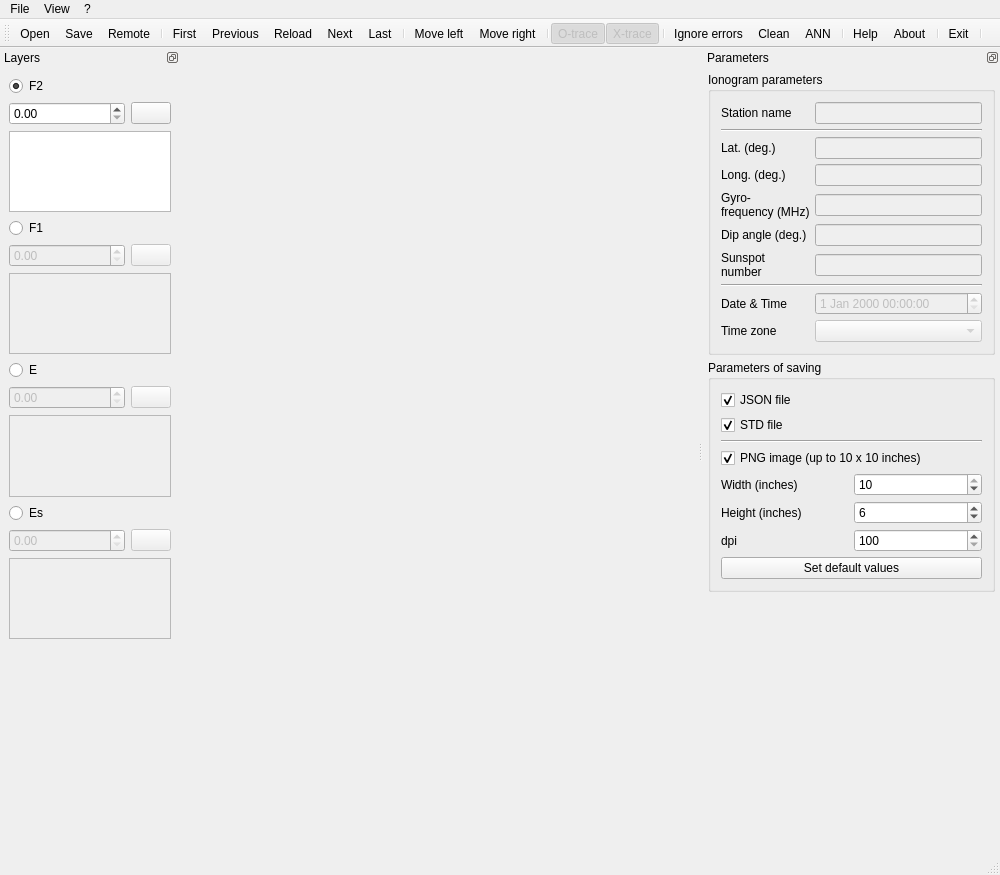
<?xml version="1.0" encoding="UTF-8"?>
<ui version="4.0">
 <class>mainWindow</class>
 <widget class="QMainWindow" name="mainWindow">
  <property name="windowModality">
   <enum>Qt::WindowModality::NonModal</enum>
  </property>
  <property name="enabled">
   <bool>true</bool>
  </property>
  <property name="geometry">
   <rect>
    <x>0</x>
    <y>0</y>
    <width>1000</width>
    <height>875</height>
   </rect>
  </property>
  <property name="minimumSize">
   <size>
    <width>0</width>
    <height>0</height>
   </size>
  </property>
  <property name="maximumSize">
   <size>
    <width>16777215</width>
    <height>16777215</height>
   </size>
  </property>
  <property name="sizeIncrement">
   <size>
    <width>0</width>
    <height>0</height>
   </size>
  </property>
  <property name="windowTitle">
   <string>IonogramViewer2</string>
  </property>
  <widget class="QWidget" name="centralwidget">
   <layout class="QGridLayout" name="gridLayout_2">
    <item row="0" column="0">
     <layout class="QHBoxLayout" name="horizontalLayout">
      <property name="leftMargin">
       <number>5</number>
      </property>
      <property name="topMargin">
       <number>5</number>
      </property>
      <property name="rightMargin">
       <number>5</number>
      </property>
      <property name="bottomMargin">
       <number>5</number>
      </property>
     </layout>
    </item>
   </layout>
  </widget>
  <widget class="QMenuBar" name="menubar">
   <property name="geometry">
    <rect>
     <x>0</x>
     <y>0</y>
     <width>1000</width>
     <height>33</height>
    </rect>
   </property>
   <widget class="QMenu" name="menu_File">
    <property name="title">
     <string>File</string>
    </property>
    <addaction name="actionOpen"/>
    <addaction name="actionSave"/>
    <addaction name="actionClose"/>
    <addaction name="separator"/>
    <addaction name="actionExit"/>
   </widget>
   <widget class="QMenu" name="menu">
    <property name="title">
     <string>?</string>
    </property>
    <addaction name="actionHelp"/>
    <addaction name="actionAbout"/>
   </widget>
   <widget class="QMenu" name="menuView">
    <property name="title">
     <string>View</string>
    </property>
    <addaction name="actionChangeLayer"/>
   </widget>
   <addaction name="menu_File"/>
   <addaction name="menuView"/>
   <addaction name="menu"/>
  </widget>
  <widget class="QStatusBar" name="statusbar"/>
  <widget class="QDockWidget" name="dockWidget">
   <property name="minimumSize">
    <size>
     <width>180</width>
     <height>600</height>
    </size>
   </property>
   <property name="maximumSize">
    <size>
     <width>180</width>
     <height>600</height>
    </size>
   </property>
   <property name="features">
    <set>QDockWidget::DockWidgetFeature::DockWidgetFloatable|QDockWidget::DockWidgetFeature::DockWidgetMovable</set>
   </property>
   <property name="allowedAreas">
    <set>Qt::DockWidgetArea::LeftDockWidgetArea</set>
   </property>
   <property name="windowTitle">
    <string>Layers</string>
   </property>
   <attribute name="dockWidgetArea">
    <number>1</number>
   </attribute>
   <widget class="QWidget" name="dockWidgetContents">
    <layout class="QGridLayout" name="gridLayout_7">
     <item row="0" column="0">
      <layout class="QGridLayout" name="gridLayout_6">
       <item row="3" column="0" colspan="2">
        <widget class="QRadioButton" name="radioButtonF1">
         <property name="toolTip">
          <string notr="true">The F1 trace data group</string>
         </property>
         <property name="text">
          <string notr="true">F1</string>
         </property>
        </widget>
       </item>
       <item row="1" column="0">
        <widget class="QDoubleSpinBox" name="doubleSpinBoxF2">
         <property name="toolTip">
          <string>foF2</string>
         </property>
         <property name="singleStep">
          <double>0.010000000000000</double>
         </property>
        </widget>
       </item>
       <item row="5" column="0" colspan="2">
        <widget class="QListWidget" name="listWidgetF1">
         <property name="enabled">
          <bool>false</bool>
         </property>
         <property name="toolTip">
          <string notr="true">The trace points (f in MHz, h' in km)
(Left-click)</string>
         </property>
         <property name="sortingEnabled">
          <bool>true</bool>
         </property>
        </widget>
       </item>
       <item row="0" column="0" colspan="2">
        <widget class="QRadioButton" name="radioButtonF2">
         <property name="toolTip">
          <string notr="true">The F2 trace data group</string>
         </property>
         <property name="text">
          <string notr="true">F2</string>
         </property>
         <property name="checked">
          <bool>true</bool>
         </property>
        </widget>
       </item>
       <item row="9" column="0" colspan="2">
        <widget class="QRadioButton" name="radioButtonEs">
         <property name="text">
          <string>Es</string>
         </property>
        </widget>
       </item>
       <item row="4" column="1">
        <widget class="QPushButton" name="buttonClearF1">
         <property name="enabled">
          <bool>false</bool>
         </property>
         <property name="sizePolicy">
          <sizepolicy hsizetype="Fixed" vsizetype="Fixed">
           <horstretch>0</horstretch>
           <verstretch>0</verstretch>
          </sizepolicy>
         </property>
         <property name="text">
          <string notr="true"/>
         </property>
         <property name="icon">
          <iconset>
           <normaloff>images/icons8-close-16.png</normaloff>images/icons8-close-16.png</iconset>
         </property>
         <property name="iconSize">
          <size>
           <width>16</width>
           <height>16</height>
          </size>
         </property>
        </widget>
       </item>
       <item row="8" column="0" colspan="2">
        <widget class="QListWidget" name="listWidgetE">
         <property name="enabled">
          <bool>false</bool>
         </property>
         <property name="toolTip">
          <string notr="true">The trace points (f in MHz, h' in km)
(Left-click)</string>
         </property>
         <property name="sortingEnabled">
          <bool>true</bool>
         </property>
        </widget>
       </item>
       <item row="7" column="1">
        <widget class="QPushButton" name="buttonClearE">
         <property name="enabled">
          <bool>false</bool>
         </property>
         <property name="text">
          <string/>
         </property>
         <property name="icon">
          <iconset>
           <normaloff>images/icons8-close-16.png</normaloff>images/icons8-close-16.png</iconset>
         </property>
         <property name="iconSize">
          <size>
           <width>16</width>
           <height>16</height>
          </size>
         </property>
        </widget>
       </item>
       <item row="10" column="1">
        <widget class="QPushButton" name="buttonClearEs">
         <property name="enabled">
          <bool>false</bool>
         </property>
         <property name="text">
          <string/>
         </property>
         <property name="icon">
          <iconset>
           <normaloff>images/icons8-close-16.png</normaloff>images/icons8-close-16.png</iconset>
         </property>
        </widget>
       </item>
       <item row="4" column="0">
        <widget class="QDoubleSpinBox" name="doubleSpinBoxF1">
         <property name="enabled">
          <bool>false</bool>
         </property>
         <property name="toolTip">
          <string>foF1</string>
         </property>
         <property name="singleStep">
          <double>0.010000000000000</double>
         </property>
        </widget>
       </item>
       <item row="1" column="1">
        <widget class="QPushButton" name="buttonClearF2">
         <property name="text">
          <string notr="true"/>
         </property>
         <property name="icon">
          <iconset>
           <normaloff>images/icons8-close-16.png</normaloff>images/icons8-close-16.png</iconset>
         </property>
         <property name="iconSize">
          <size>
           <width>16</width>
           <height>16</height>
          </size>
         </property>
         <property name="autoDefault">
          <bool>false</bool>
         </property>
         <property name="default">
          <bool>false</bool>
         </property>
         <property name="flat">
          <bool>false</bool>
         </property>
        </widget>
       </item>
       <item row="6" column="0" colspan="2">
        <widget class="QRadioButton" name="radioButtonE">
         <property name="toolTip">
          <string notr="true">The E trace data group</string>
         </property>
         <property name="text">
          <string notr="true">E</string>
         </property>
         <property name="checked">
          <bool>false</bool>
         </property>
        </widget>
       </item>
       <item row="7" column="0">
        <widget class="QDoubleSpinBox" name="doubleSpinBoxE">
         <property name="enabled">
          <bool>false</bool>
         </property>
         <property name="toolTip">
          <string>foE</string>
         </property>
         <property name="singleStep">
          <double>0.010000000000000</double>
         </property>
        </widget>
       </item>
       <item row="10" column="0">
        <widget class="QDoubleSpinBox" name="doubleSpinBoxEs">
         <property name="enabled">
          <bool>false</bool>
         </property>
         <property name="singleStep">
          <double>0.010000000000000</double>
         </property>
        </widget>
       </item>
       <item row="2" column="0" colspan="2">
        <widget class="QListWidget" name="listWidgetF2">
         <property name="enabled">
          <bool>true</bool>
         </property>
         <property name="toolTip">
          <string notr="true">The trace points (f in MHz, h' in km)
(Left-click)</string>
         </property>
         <property name="sortingEnabled">
          <bool>true</bool>
         </property>
        </widget>
       </item>
       <item row="11" column="0" colspan="2">
        <widget class="QListWidget" name="listWidgetEs">
         <property name="enabled">
          <bool>false</bool>
         </property>
         <property name="sizePolicy">
          <sizepolicy hsizetype="Expanding" vsizetype="Expanding">
           <horstretch>0</horstretch>
           <verstretch>0</verstretch>
          </sizepolicy>
         </property>
        </widget>
       </item>
      </layout>
     </item>
    </layout>
   </widget>
  </widget>
  <widget class="QToolBar" name="toolBar">
   <property name="enabled">
    <bool>true</bool>
   </property>
   <property name="windowTitle">
    <string>toolBar</string>
   </property>
   <attribute name="toolBarArea">
    <enum>TopToolBarArea</enum>
   </attribute>
   <attribute name="toolBarBreak">
    <bool>false</bool>
   </attribute>
   <addaction name="actionOpen"/>
   <addaction name="actionSave"/>
   <addaction name="actionRemote"/>
   <addaction name="separator"/>
   <addaction name="actionFirst"/>
   <addaction name="actionPrevious"/>
   <addaction name="actionReload"/>
   <addaction name="actionNext"/>
   <addaction name="actionLast"/>
   <addaction name="separator"/>
   <addaction name="actionMoveLeft"/>
   <addaction name="actionMoveRight"/>
   <addaction name="separator"/>
   <addaction name="actionO_trace"/>
   <addaction name="actionX_trace"/>
   <addaction name="separator"/>
   <addaction name="actionIgnore_errors"/>
   <addaction name="actionClean"/>
   <addaction name="action_ANN"/>
   <addaction name="separator"/>
   <addaction name="actionHelp"/>
   <addaction name="actionAbout"/>
   <addaction name="separator"/>
   <addaction name="actionExit"/>
   <addaction name="separator"/>
  </widget>
  <widget class="QDockWidget" name="dockWidget_2">
   <property name="sizePolicy">
    <sizepolicy hsizetype="Preferred" vsizetype="Fixed">
     <horstretch>0</horstretch>
     <verstretch>0</verstretch>
    </sizepolicy>
   </property>
   <property name="minimumSize">
    <size>
     <width>297</width>
     <height>633</height>
    </size>
   </property>
   <property name="maximumSize">
    <size>
     <width>300</width>
     <height>8000</height>
    </size>
   </property>
   <property name="toolTip">
    <string/>
   </property>
   <property name="floating">
    <bool>false</bool>
   </property>
   <property name="features">
    <set>QDockWidget::DockWidgetFeature::DockWidgetFloatable|QDockWidget::DockWidgetFeature::DockWidgetMovable</set>
   </property>
   <property name="allowedAreas">
    <set>Qt::DockWidgetArea::RightDockWidgetArea</set>
   </property>
   <property name="windowTitle">
    <string>Parameters</string>
   </property>
   <attribute name="dockWidgetArea">
    <number>2</number>
   </attribute>
   <widget class="QWidget" name="dockWidgetContents_2">
    <layout class="QGridLayout" name="gridLayout">
     <property name="sizeConstraint">
      <enum>QLayout::SizeConstraint::SetMinimumSize</enum>
     </property>
     <property name="leftMargin">
      <number>5</number>
     </property>
     <property name="topMargin">
      <number>5</number>
     </property>
     <property name="rightMargin">
      <number>5</number>
     </property>
     <property name="bottomMargin">
      <number>5</number>
     </property>
     <property name="spacing">
      <number>5</number>
     </property>
     <item row="2" column="0">
      <widget class="QGroupBox" name="groupBox_2">
       <property name="sizePolicy">
        <sizepolicy hsizetype="Minimum" vsizetype="Fixed">
         <horstretch>0</horstretch>
         <verstretch>0</verstretch>
        </sizepolicy>
       </property>
       <property name="layoutDirection">
        <enum>Qt::LayoutDirection::LeftToRight</enum>
       </property>
       <property name="title">
        <string>Parameters of saving</string>
       </property>
       <property name="alignment">
        <set>Qt::AlignmentFlag::AlignLeading|Qt::AlignmentFlag::AlignLeft|Qt::AlignmentFlag::AlignTop</set>
       </property>
       <property name="flat">
        <bool>false</bool>
       </property>
       <property name="checkable">
        <bool>false</bool>
       </property>
       <layout class="QVBoxLayout" name="verticalLayout_3">
        <property name="spacing">
         <number>5</number>
        </property>
        <property name="sizeConstraint">
         <enum>QLayout::SizeConstraint::SetDefaultConstraint</enum>
        </property>
        <property name="leftMargin">
         <number>5</number>
        </property>
        <property name="topMargin">
         <number>5</number>
        </property>
        <property name="rightMargin">
         <number>5</number>
        </property>
        <property name="bottomMargin">
         <number>5</number>
        </property>
        <item>
         <layout class="QGridLayout" name="gridLayout_4">
          <property name="sizeConstraint">
           <enum>QLayout::SizeConstraint::SetMinimumSize</enum>
          </property>
          <property name="leftMargin">
           <number>5</number>
          </property>
          <property name="topMargin">
           <number>5</number>
          </property>
          <property name="rightMargin">
           <number>5</number>
          </property>
          <property name="bottomMargin">
           <number>5</number>
          </property>
          <property name="spacing">
           <number>5</number>
          </property>
          <item row="4" column="1">
           <widget class="QSpinBox" name="pngWidthSpinBox">
            <property name="minimum">
             <number>5</number>
            </property>
            <property name="maximum">
             <number>10</number>
            </property>
            <property name="value">
             <number>10</number>
            </property>
           </widget>
          </item>
          <item row="7" column="0" colspan="2">
           <widget class="QPushButton" name="pngDefaultButton">
            <property name="text">
             <string>Set default values</string>
            </property>
           </widget>
          </item>
          <item row="3" column="0" colspan="2">
           <widget class="QCheckBox" name="pngCheckBox">
            <property name="text">
             <string>PNG image (up to 10 x 10 inches)</string>
            </property>
            <property name="checked">
             <bool>true</bool>
            </property>
           </widget>
          </item>
          <item row="6" column="0">
           <widget class="QLabel" name="label_7">
            <property name="text">
             <string>dpi</string>
            </property>
           </widget>
          </item>
          <item row="6" column="1">
           <widget class="QSpinBox" name="pngDpiSpinBox">
            <property name="minimum">
             <number>100</number>
            </property>
            <property name="maximum">
             <number>300</number>
            </property>
            <property name="singleStep">
             <number>50</number>
            </property>
           </widget>
          </item>
          <item row="1" column="0">
           <widget class="QCheckBox" name="stdCheckBox">
            <property name="text">
             <string>STD file</string>
            </property>
            <property name="checked">
             <bool>true</bool>
            </property>
           </widget>
          </item>
          <item row="5" column="0">
           <widget class="QLabel" name="label_6">
            <property name="text">
             <string>Height (inches)</string>
            </property>
           </widget>
          </item>
          <item row="5" column="1">
           <widget class="QSpinBox" name="pngHeightSpinBox">
            <property name="minimum">
             <number>5</number>
            </property>
            <property name="maximum">
             <number>10</number>
            </property>
            <property name="value">
             <number>6</number>
            </property>
           </widget>
          </item>
          <item row="2" column="0" colspan="2">
           <widget class="Line" name="line">
            <property name="orientation">
             <enum>Qt::Orientation::Horizontal</enum>
            </property>
           </widget>
          </item>
          <item row="4" column="0">
           <widget class="QLabel" name="label_5">
            <property name="text">
             <string>Width (inches)</string>
            </property>
           </widget>
          </item>
          <item row="0" column="0">
           <widget class="QCheckBox" name="jsonCheckBox">
            <property name="text">
             <string>JSON file</string>
            </property>
            <property name="checked">
             <bool>true</bool>
            </property>
           </widget>
          </item>
         </layout>
        </item>
       </layout>
      </widget>
     </item>
     <item row="0" column="0">
      <widget class="QGroupBox" name="groupBox">
       <property name="enabled">
        <bool>true</bool>
       </property>
       <property name="sizePolicy">
        <sizepolicy hsizetype="Minimum" vsizetype="Fixed">
         <horstretch>0</horstretch>
         <verstretch>0</verstretch>
        </sizepolicy>
       </property>
       <property name="minimumSize">
        <size>
         <width>0</width>
         <height>0</height>
        </size>
       </property>
       <property name="title">
        <string>Ionogram parameters</string>
       </property>
       <property name="alignment">
        <set>Qt::AlignmentFlag::AlignLeading|Qt::AlignmentFlag::AlignLeft|Qt::AlignmentFlag::AlignTop</set>
       </property>
       <layout class="QVBoxLayout" name="verticalLayout">
        <property name="spacing">
         <number>5</number>
        </property>
        <property name="sizeConstraint">
         <enum>QLayout::SizeConstraint::SetDefaultConstraint</enum>
        </property>
        <property name="leftMargin">
         <number>5</number>
        </property>
        <property name="topMargin">
         <number>5</number>
        </property>
        <property name="rightMargin">
         <number>5</number>
        </property>
        <property name="bottomMargin">
         <number>5</number>
        </property>
        <item>
         <layout class="QGridLayout" name="gridLayout_5">
          <property name="leftMargin">
           <number>5</number>
          </property>
          <property name="topMargin">
           <number>5</number>
          </property>
          <property name="rightMargin">
           <number>5</number>
          </property>
          <property name="bottomMargin">
           <number>5</number>
          </property>
          <property name="spacing">
           <number>5</number>
          </property>
          <item row="9" column="0">
           <widget class="QLabel" name="label_4">
            <property name="text">
             <string>Time zone</string>
            </property>
           </widget>
          </item>
          <item row="6" column="0">
           <widget class="QLabel" name="sunspotNumberLabel">
            <property name="text">
             <string>Sunspot 
number</string>
            </property>
           </widget>
          </item>
          <item row="2" column="1">
           <widget class="QLineEdit" name="latLineEdit">
            <property name="enabled">
             <bool>false</bool>
            </property>
           </widget>
          </item>
          <item row="5" column="0">
           <widget class="QLabel" name="label_8">
            <property name="text">
             <string>Dip angle (deg.)</string>
            </property>
           </widget>
          </item>
          <item row="8" column="1">
           <widget class="QDateTimeEdit" name="dateTimeEdit">
            <property name="enabled">
             <bool>false</bool>
            </property>
           </widget>
          </item>
          <item row="0" column="1">
           <widget class="QLineEdit" name="stationNameEdit">
            <property name="enabled">
             <bool>false</bool>
            </property>
           </widget>
          </item>
          <item row="3" column="0">
           <widget class="QLabel" name="longDegLabel">
            <property name="text">
             <string>Long. (deg.)</string>
            </property>
           </widget>
          </item>
          <item row="1" column="0" colspan="2">
           <widget class="Line" name="line_4">
            <property name="orientation">
             <enum>Qt::Orientation::Horizontal</enum>
            </property>
           </widget>
          </item>
          <item row="0" column="0">
           <widget class="QLabel" name="label">
            <property name="text">
             <string>Station name</string>
            </property>
           </widget>
          </item>
          <item row="7" column="0" colspan="2">
           <widget class="Line" name="line_3">
            <property name="orientation">
             <enum>Qt::Orientation::Horizontal</enum>
            </property>
           </widget>
          </item>
          <item row="9" column="1">
           <widget class="QComboBox" name="timeZoneComboBox">
            <property name="enabled">
             <bool>false</bool>
            </property>
           </widget>
          </item>
          <item row="3" column="1">
           <widget class="QLineEdit" name="longLineEdit">
            <property name="enabled">
             <bool>false</bool>
            </property>
           </widget>
          </item>
          <item row="5" column="1">
           <widget class="QLineEdit" name="dipAngleLineEdit">
            <property name="enabled">
             <bool>false</bool>
            </property>
           </widget>
          </item>
          <item row="6" column="1">
           <widget class="QLineEdit" name="sunspotNumberLineEdit">
            <property name="enabled">
             <bool>false</bool>
            </property>
           </widget>
          </item>
          <item row="8" column="0">
           <widget class="QLabel" name="label_3">
            <property name="text">
             <string>Date &amp; Time</string>
            </property>
           </widget>
          </item>
          <item row="4" column="1">
           <widget class="QLineEdit" name="gyrofrequencyLineEdit">
            <property name="enabled">
             <bool>false</bool>
            </property>
           </widget>
          </item>
          <item row="2" column="0">
           <widget class="QLabel" name="latDegLabel">
            <property name="text">
             <string>Lat. (deg.)</string>
            </property>
           </widget>
          </item>
          <item row="4" column="0">
           <widget class="QLabel" name="gyrofrequencyLabel">
            <property name="text">
             <string>Gyro-
frequency (MHz)</string>
            </property>
           </widget>
          </item>
         </layout>
        </item>
       </layout>
      </widget>
     </item>
     <item row="3" column="0">
      <spacer name="verticalSpacer">
       <property name="orientation">
        <enum>Qt::Orientation::Vertical</enum>
       </property>
       <property name="sizeHint" stdset="0">
        <size>
         <width>20</width>
         <height>40</height>
        </size>
       </property>
      </spacer>
     </item>
    </layout>
   </widget>
  </widget>
  <action name="actionExit">
   <property name="icon">
    <iconset>
     <normaloff>images/application-exit.png</normaloff>images/application-exit.png</iconset>
   </property>
   <property name="text">
    <string>Exit</string>
   </property>
   <property name="toolTip">
    <string>Exit (Ctrl+Q)</string>
   </property>
   <property name="shortcut">
    <string>Ctrl+Q</string>
   </property>
  </action>
  <action name="actionOpen">
   <property name="icon">
    <iconset>
     <normaloff>images/document-open.png</normaloff>images/document-open.png</iconset>
   </property>
   <property name="text">
    <string>Open</string>
   </property>
   <property name="toolTip">
    <string>Open (Ctrl+O)</string>
   </property>
   <property name="shortcut">
    <string>Ctrl+O</string>
   </property>
  </action>
  <action name="actionHelp">
   <property name="icon">
    <iconset>
     <normaloff>images/help-contents.png</normaloff>images/help-contents.png</iconset>
   </property>
   <property name="text">
    <string>Help</string>
   </property>
   <property name="shortcut">
    <string>F1</string>
   </property>
  </action>
  <action name="actionAbout">
   <property name="icon">
    <iconset>
     <normaloff>images/help-about.png</normaloff>images/help-about.png</iconset>
   </property>
   <property name="text">
    <string>About</string>
   </property>
   <property name="shortcut">
    <string>Alt+F1</string>
   </property>
  </action>
  <action name="actionSave">
   <property name="icon">
    <iconset>
     <normaloff>images/document-save-as.png</normaloff>images/document-save-as.png</iconset>
   </property>
   <property name="text">
    <string>Save</string>
   </property>
   <property name="toolTip">
    <string>Save (Ctrl+S)</string>
   </property>
   <property name="shortcut">
    <string>Ctrl+S</string>
   </property>
  </action>
  <action name="actionNext">
   <property name="icon">
    <iconset>
     <normaloff>images/go-next.png</normaloff>images/go-next.png</iconset>
   </property>
   <property name="text">
    <string>Next</string>
   </property>
   <property name="toolTip">
    <string>Next (Ctrl + Space)</string>
   </property>
   <property name="shortcut">
    <string>Ctrl+Space</string>
   </property>
  </action>
  <action name="actionPrevious">
   <property name="icon">
    <iconset>
     <normaloff>images/go-next-rtl.png</normaloff>images/go-next-rtl.png</iconset>
   </property>
   <property name="text">
    <string>Previous</string>
   </property>
   <property name="toolTip">
    <string>Previous (Ctrl + Shift + Space)</string>
   </property>
   <property name="shortcut">
    <string>Ctrl+Shift+Space</string>
   </property>
  </action>
  <action name="actionReload">
   <property name="icon">
    <iconset>
     <normaloff>images/view-refresh.png</normaloff>images/view-refresh.png</iconset>
   </property>
   <property name="text">
    <string>Reload</string>
   </property>
   <property name="toolTip">
    <string>Reload</string>
   </property>
  </action>
  <action name="actionFirst">
   <property name="icon">
    <iconset>
     <normaloff>images/go-first.png</normaloff>images/go-first.png</iconset>
   </property>
   <property name="text">
    <string>First</string>
   </property>
  </action>
  <action name="actionLast">
   <property name="icon">
    <iconset>
     <normaloff>images/go-last.png</normaloff>images/go-last.png</iconset>
   </property>
   <property name="text">
    <string>Last</string>
   </property>
  </action>
  <action name="actionChangeLayer">
   <property name="text">
    <string>Change layer</string>
   </property>
   <property name="toolTip">
    <string>Change layer</string>
   </property>
   <property name="shortcut">
    <string>Ctrl+Tab</string>
   </property>
  </action>
  <action name="actionClose">
   <property name="text">
    <string>Close</string>
   </property>
   <property name="toolTip">
    <string>Close (Ctrl+W)</string>
   </property>
   <property name="shortcut">
    <string>Ctrl+W</string>
   </property>
  </action>
  <action name="actionRemote">
   <property name="icon">
    <iconset>
     <normaloff>images/folder-remote.png</normaloff>images/folder-remote.png</iconset>
   </property>
   <property name="text">
    <string>Remote</string>
   </property>
   <property name="toolTip">
    <string>Remote source</string>
   </property>
  </action>
  <action name="actionClean">
   <property name="icon">
    <iconset>
     <normaloff>images/Gartoon-Team-Gartoon-Action-Edit-clear-broom.24.png</normaloff>images/Gartoon-Team-Gartoon-Action-Edit-clear-broom.24.png</iconset>
   </property>
   <property name="text">
    <string>Clean</string>
   </property>
   <property name="toolTip">
    <string>Clean ionogram</string>
   </property>
  </action>
  <action name="actionMoveLeft">
   <property name="icon">
    <iconset>
     <normaloff>images/icons8-open-pane-24.png</normaloff>images/icons8-open-pane-24.png</iconset>
   </property>
   <property name="text">
    <string>Move left</string>
   </property>
   <property name="shortcut">
    <string>Ctrl+L</string>
   </property>
  </action>
  <action name="actionMoveRight">
   <property name="icon">
    <iconset>
     <normaloff>images/icons8-close-pane-24.png</normaloff>images/icons8-close-pane-24.png</iconset>
   </property>
   <property name="text">
    <string>Move right</string>
   </property>
   <property name="toolTip">
    <string>Move right</string>
   </property>
   <property name="shortcut">
    <string>Ctrl+R</string>
   </property>
  </action>
  <action name="actionO_trace">
   <property name="checkable">
    <bool>true</bool>
   </property>
   <property name="checked">
    <bool>true</bool>
   </property>
   <property name="enabled">
    <bool>false</bool>
   </property>
   <property name="icon">
    <iconset>
     <normaloff>images/o-trace.png</normaloff>
     <normalon>images/o-trace.png</normalon>images/o-trace.png</iconset>
   </property>
   <property name="text">
    <string>O-trace</string>
   </property>
   <property name="toolTip">
    <string>O-trace</string>
   </property>
  </action>
  <action name="actionX_trace">
   <property name="checkable">
    <bool>true</bool>
   </property>
   <property name="checked">
    <bool>true</bool>
   </property>
   <property name="enabled">
    <bool>false</bool>
   </property>
   <property name="icon">
    <iconset>
     <normalon>images/x-trace.png</normalon>
    </iconset>
   </property>
   <property name="text">
    <string>X-trace</string>
   </property>
   <property name="toolTip">
    <string>X-trace</string>
   </property>
  </action>
  <action name="actionIgnore_errors">
   <property name="checkable">
    <bool>true</bool>
   </property>
   <property name="icon">
    <iconset>
     <normaloff>images/Martz90-Circle-Addon2-Warning.24.png</normaloff>images/Martz90-Circle-Addon2-Warning.24.png</iconset>
   </property>
   <property name="text">
    <string>Ignore errors</string>
   </property>
   <property name="toolTip">
    <string>Ignore errors</string>
   </property>
  </action>
  <action name="action_ANN">
   <property name="icon">
    <iconset>
     <normaloff>images/neural-network.png</normaloff>images/neural-network.png</iconset>
   </property>
   <property name="text">
    <string>ANN</string>
   </property>
  </action>
 </widget>
 <tabstops>
  <tabstop>radioButtonF2</tabstop>
  <tabstop>doubleSpinBoxF2</tabstop>
  <tabstop>buttonClearF2</tabstop>
  <tabstop>listWidgetF2</tabstop>
  <tabstop>radioButtonF1</tabstop>
  <tabstop>doubleSpinBoxF1</tabstop>
  <tabstop>buttonClearF1</tabstop>
  <tabstop>listWidgetF1</tabstop>
  <tabstop>radioButtonE</tabstop>
  <tabstop>doubleSpinBoxE</tabstop>
  <tabstop>buttonClearE</tabstop>
  <tabstop>listWidgetE</tabstop>
  <tabstop>radioButtonEs</tabstop>
  <tabstop>doubleSpinBoxEs</tabstop>
  <tabstop>buttonClearEs</tabstop>
  <tabstop>listWidgetEs</tabstop>
  <tabstop>stationNameEdit</tabstop>
  <tabstop>latLineEdit</tabstop>
  <tabstop>longLineEdit</tabstop>
  <tabstop>gyrofrequencyLineEdit</tabstop>
  <tabstop>dipAngleLineEdit</tabstop>
  <tabstop>sunspotNumberLineEdit</tabstop>
  <tabstop>dateTimeEdit</tabstop>
  <tabstop>timeZoneComboBox</tabstop>
  <tabstop>jsonCheckBox</tabstop>
  <tabstop>stdCheckBox</tabstop>
  <tabstop>pngCheckBox</tabstop>
  <tabstop>pngWidthSpinBox</tabstop>
  <tabstop>pngHeightSpinBox</tabstop>
  <tabstop>pngDpiSpinBox</tabstop>
  <tabstop>pngDefaultButton</tabstop>
 </tabstops>
 <resources/>
 <connections/>
</ui>
